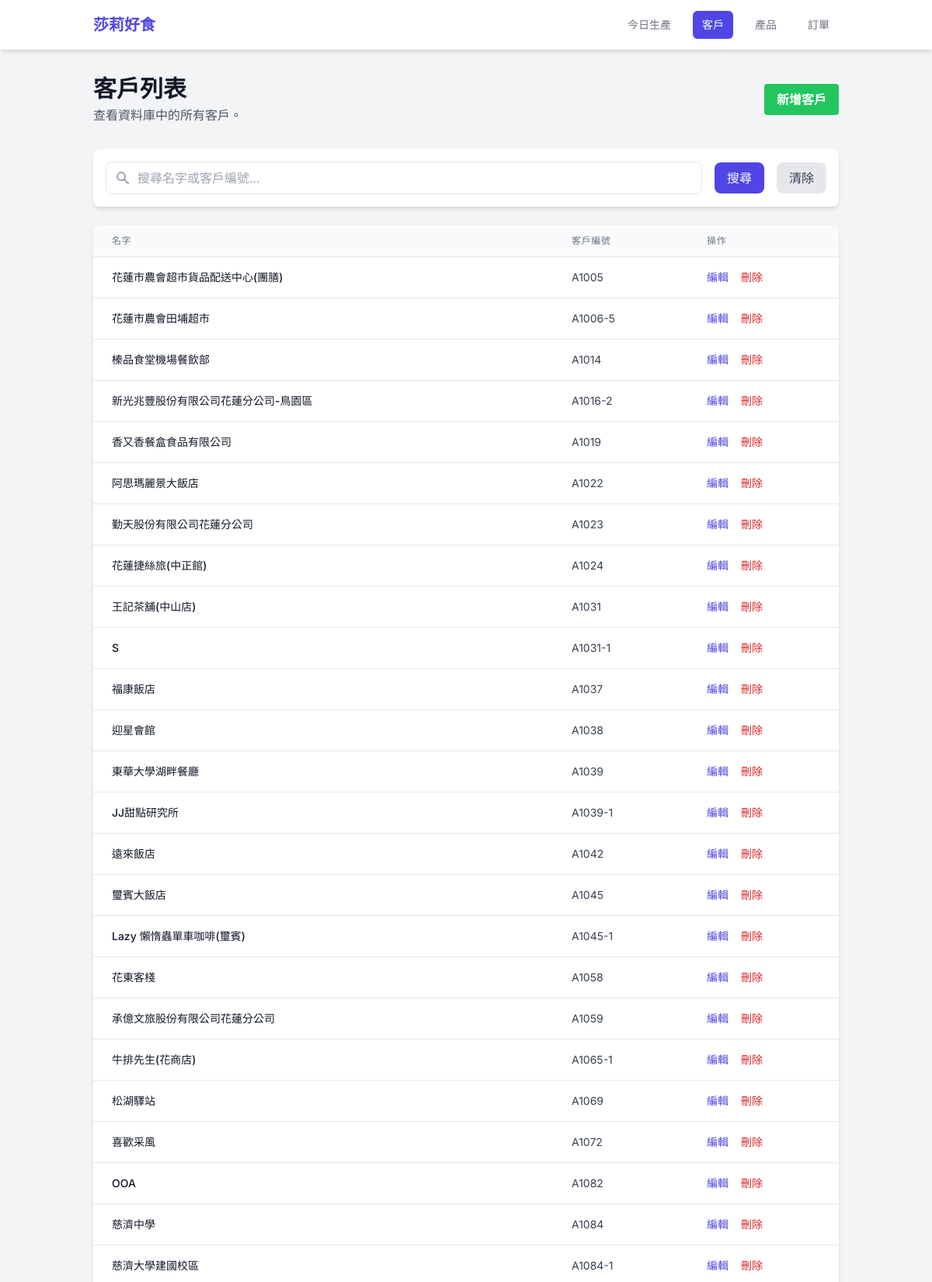
/customer.php (upper part), run on the app's committed database.
### tables this page shows
CREATE TABLE `customer` (
  `id` int(11) NOT NULL,
  `name(abbreviation)` varchar(255) NOT NULL,
  `cus_code` varchar(255) NOT NULL,
  `line_id` varchar(255) NOT NULL,
  `is_active` tinyint(1) NOT NULL DEFAULT 1
);

### customer.php (the view, shortened to what this page needs)
<?php
require_once 'connection.php';
$search_term = '';
$sql = "SELECT `id`, `name(abbreviation)`, `cus_code` FROM customer WHERE is_active = 1";
$stmt = $conn->prepare($sql);
$stmt->execute();
$result = $stmt->get_result();
require_once 'template/header.php';
?>
    <div class="container mx-auto p-4 sm:p-6 lg:p-8">
        <header class="mb-8 flex items-center justify-between">
            <div>
                <h1 class="text-3xl font-bold text-gray-900">客戶列表</h1>
                <p class="text-gray-600 mt-1">查看資料庫中的所有客戶。</p>
            </div>
            <a href="function/add_customer.php" class="bg-green-500 hover:bg-green-600 text-white font-bold py-2 px-4 rounded focus:outline-none focus:shadow-outline">
                新增客戶
            </a>
        </header>
        <div class="mb-6 bg-white p-4 rounded-lg shadow-md">
            <form action="customer.php" method="GET" class="flex flex-col sm:flex-row items-center gap-4">
                <div class="relative w-full sm:w-auto sm:flex-grow">
                    <input type="search" name="search" placeholder="搜尋名字或客戶編號..." class="w-full pl-10 pr-4 py-2 border rounded-lg text-gray-700 focus:outline-none focus:ring-2 focus:ring-indigo-500" value="<?php echo htmlspecialchars($search_term); ?>">
                    <div class="absolute inset-y-0 left-0 pl-3 flex items-center pointer-events-none">
                    </div>
                </div>
                <button type="submit" class="w-full sm:w-auto bg-indigo-600 text-white px-4 py-2 rounded-lg hover:bg-indigo-700">搜尋</button>
                <a href="customer.php" class="w-full sm:w-auto text-center bg-gray-200 text-gray-700 px-4 py-2 rounded-lg hover:bg-gray-300">清除</a>
            </form>
        </div>
        <div class="bg-white rounded-lg shadow-md overflow-hidden">
            <div class="overflow-x-auto">
                <table class="w-full table-auto">
                    <thead class="bg-gray-50 border-b border-gray-200">
                        <tr>
                            <th class="px-6 py-3 text-left text-xs font-medium text-gray-500 uppercase tracking-wider">名字</th>
                            <th class="px-6 py-3 text-left text-xs font-medium text-gray-500 uppercase tracking-wider">客戶編號</th>
                            <th class="px-6 py-3 text-left text-xs font-medium text-gray-500 uppercase tracking-wider">操作</th>
                        </tr>
                    </thead>
                    <tbody class="divide-y divide-gray-200">
                        <?php
                        if ($result->num_rows > 0) {
                            while($row = $result->fetch_assoc()) {
                                echo "<tr>";
                                echo "<td class='px-6 py-4 whitespace-nowrap text-sm font-medium text-gray-900'>" . htmlspecialchars($row['name(abbreviation)']) . "</td>";
                                echo "<td class='px-6 py-4 whitespace-nowrap text-sm text-gray-700'>" . htmlspecialchars($row["cus_code"]) . "</td>";
                                echo "<td class='px-6 py-4 whitespace-nowrap text-sm font-medium'>";
                                echo "<a href='function/edit_customer.php?id=" . htmlspecialchars($row['id']) . "' class='text-indigo-600 hover:text-indigo-900'>編輯</a>";
                                echo "<a href='function/delete_customer.php?id=" . htmlspecialchars($row['id']) . "' class='text-red-600 hover:text-red-900 ml-4' onclick='return confirm(\"您確定要刪除這位客戶嗎？\");'>刪除</a>";
                                echo "</td>";
                                echo "</tr>";
                            }
                        } else {
                            echo "<tr><td colspan='3' class='text-center px-6 py-4 text-gray-500'>找不到符合搜尋條件的客戶。</td></tr>";
                        }
                        ?>
                    </tbody>
                </table>
            </div>
        </div>
    </div>
<?php
require_once 'template/footer.php';
?>

### template/header.php (shortened to what this page needs)
<?php
$current_page = basename($_SERVER['PHP_SELF']);
?>
<!DOCTYPE html>
<html lang="zh-Hant">
<head>
    <script src="https://cdn.tailwindcss.com"></script>
</head>
<body class="bg-gray-100 text-gray-800">
    <nav class="bg-white shadow-md">
        <div class="container mx-auto px-4 sm:px-6 lg:px-8">
            <div class="flex items-center justify-between h-16">
                <div class="flex items-center">
                    <a href="index.php" class="font-bold text-xl text-indigo-600">莎莉好食</a>
                </div>
                <div class="hidden md:block">
                    <div class="ml-10 flex items-baseline space-x-4">
                        <a href="index.php" class="<?php echo ($current_page == 'index.php') ? 'bg-indigo-600 text-white' : 'text-gray-500 hover:bg-gray-200'; ?> px-3 py-2 rounded-md text-sm font-medium" <?php if ($current_page == 'index.php') echo 'aria-current="page"'; ?>>今日生產</a>
                        <a href="customer.php" class="<?php echo ($current_page == 'customer.php') ? 'bg-indigo-600 text-white' : 'text-gray-500 hover:bg-gray-200'; ?> px-3 py-2 rounded-md text-sm font-medium" <?php if ($current_page == 'customer.php') echo 'aria-current="page"'; ?>>客戶</a>
                        <a href="products.php" class="<?php echo ($current_page == 'products.php') ? 'bg-indigo-600 text-white' : 'text-gray-500 hover:bg-gray-200'; ?> px-3 py-2 rounded-md text-sm font-medium" <?php if ($current_page == 'products.php') echo 'aria-current="page"'; ?>>產品</a>
                        <a href="orders.php" class="<?php echo ($current_page == 'orders.php') ? 'bg-indigo-600 text-white' : 'text-gray-500 hover:bg-gray-200'; ?> px-3 py-2 rounded-md text-sm font-medium" <?php if ($current_page == 'orders.php') echo 'aria-current="page"'; ?>>訂單</a>
                    </div>
                </div>
            </div>
        </div>
    </nav>

### template/footer.php
</body>
</html>

### template/header.php (style rules this page uses)
body { font-family: 'Inter', sans-serif; }

### data on the page
customer: value "花蓮市農會超市貨品配送中心(團膳)", cus_code "A1005"
customer: value "花蓮市農會田埔超市", cus_code "A1006-5"
customer: value "榛品食堂機場餐飲部", cus_code "A1014"
customer: value "新光兆豐股份有限公司花蓮分公司-鳥園區", cus_code "A1016-2"
customer: value "香又香餐盒食品有限公司", cus_code "A1019"
customer: value "阿思瑪麗景大飯店", cus_code "A1022"
customer: value "勤天股份有限公司花蓮分公司", cus_code "A1023"
customer: value "花蓮捷絲旅(中正館)", cus_code "A1024"
customer: value "王記茶舖(中山店)", cus_code "A1031"
customer: value "S", cus_code "A1031-1"
customer: value "福康飯店", cus_code "A1037"
customer: value "迎星會館", cus_code "A1038"
customer: value "東華大學湖畔餐廳", cus_code "A1039"
customer: value "JJ甜點研究所", cus_code "A1039-1"
customer: value "遠來飯店", cus_code "A1042"
customer: value "璽賓大飯店", cus_code "A1045"
customer: value "Lazy 懶惰蟲單車咖啡(璽賓)", cus_code "A1045-1"
customer: value "花東客棧", cus_code "A1058"
customer: value "承億文旅股份有限公司花蓮分公司", cus_code "A1059"
customer: value "牛排先生(花商店)", cus_code "A1065-1"
customer: value "松湖驛站", cus_code "A1069"
customer: value "喜歡采風", cus_code "A1072"
customer: value "OOA", cus_code "A1082"
customer: value "慈濟中學", cus_code "A1084"
customer: value "慈濟大學建國校區", cus_code "A1084-1"
